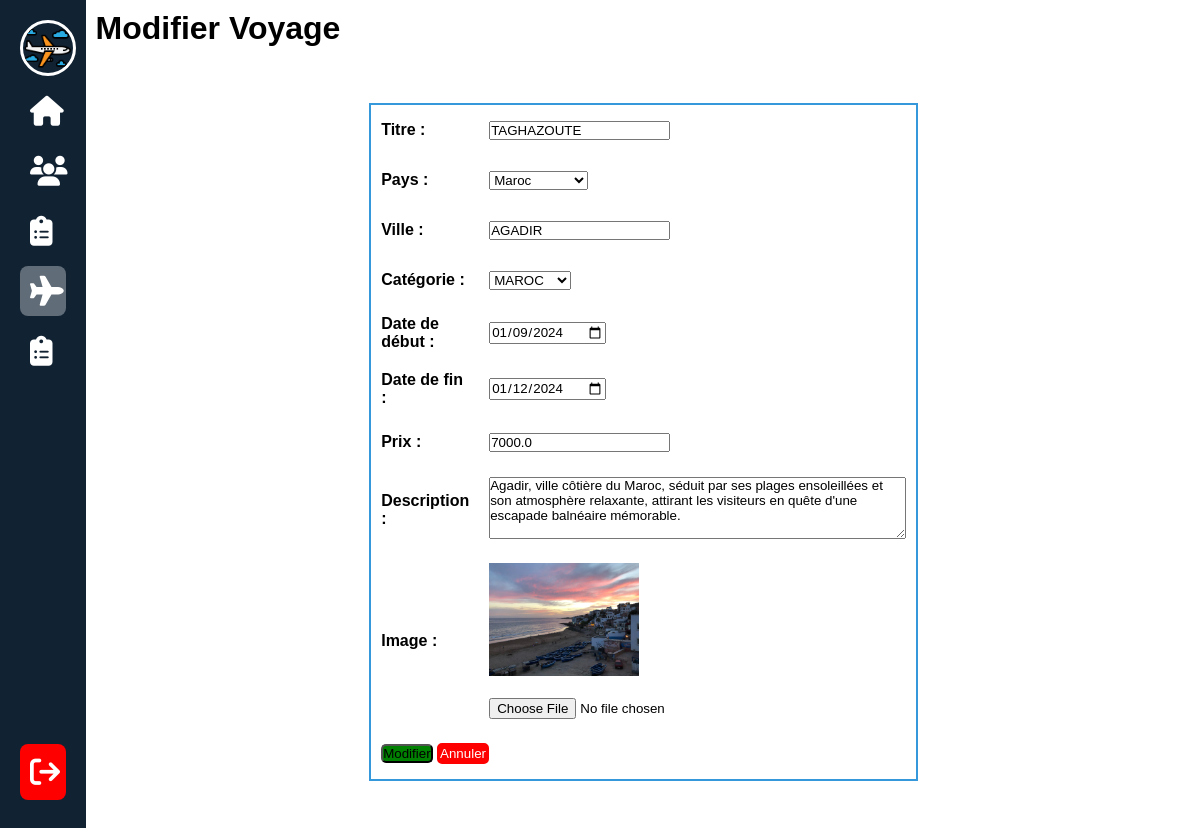
The app's page /ModifierVoyage/5/ (signed in) with its own data.
### vacance/models.py (models this page shows, shortened)
class Voyage(models.Model):
	categories=[
		("H","HAJJ"),
		("O","OMRA"),
		("A","ASIE"),
		("T","TURQUIE"),
		("M","MAROC"),
	]
	categorie = models.CharField(max_length=1, choices=categories)
	titre = models.CharField(max_length=30)
	pays = models.CharField(max_length=30)
	ville = models.CharField(max_length=30)
	date_debut=models.DateField(null=True, blank=True)
	date_fin=models.DateField(null=True, blank=True)
	prix=models.FloatField()
	description=models.TextField()
	image_de_voyage = models.ImageField(upload_to='static/images/voyages/', null=True, blank=True)

### vacance/views.py (the view, shortened to what this page needs)
# urls.py: path('ModifierVoyage/<int:id>/', views.ModifierVoyage, name='ModifierVoyage'),
@user_passes_test(lambda u: u.statut != 'Client', login_url='/voyage/')
def ModifierVoyage(request, id):
    voyage = get_object_or_404(Voyage, id=id)
    return render(request, 'vacance/ModifierVoyage.html', {'voyage': voyage})

### vacance/template/vacance/ModifierVoyage.html (shortened to what this page needs)
{% load static %}
<!DOCTYPE html>
<html>
    <head>
     <link rel="stylesheet" href="{% static 'css/dashu.css' %}">
     <link rel="stylesheet" href="https://cdnjs.cloudflare.com/ajax/libs/font-awesome/6.4.0/css/all.min.css">
    </head>
    <body>
        <body>
            <div class="menu">
                <ul>
                    <li class="profile">
                        <div class="img-box">
                          <img id='ico'  src="{% static 'images/avion.png' %}"></a>
                                </div>
                       </li>
                    <li>
                        <a href="{% url 'admine' %}">
                            <i class="fas fa-home"></i>
                        </a>
                    </li>
                    <li>
                        <a href="{% url 'dashuti' %}">
                            <i class="fas fa-users"></i>
                        </a>
                    </li>
                    <li>
                        <a href="{% url 'dashCom' %}">
                            <i class="fas fa-clipboard-list"></i>
                        </a>
                    </li>
                    <li>
                        <a href="{% url 'dashVoy' %}" class="active">
                            <i class="fas fa-plane"></i>
                        </a>
                    </li>
                    <li>
                        <a href="{% url 'dashProm' %}">
                            <i class="fas fa-clipboard-list"></i>
                        </a>
                    </li>
                    <li class="log-out">
                        <a href="{% url 'deconnexion' %}">
                            <i class="fas fa-sign-out"></i>
                        </a>
                    </li>
                </ul>
            </div>
            <div class="content">
                <h1>Modifier Voyage</h1>
                <div id="formulaireVoyage">
                    <form method="post" action="{% url 'ModifierVoyage' id=voyage.id %}" enctype="multipart/form-data">
                        <table id="formulaireTable">
                            <tr>
                                <th><label for="titre">Titre :</label></th>
                                <td><input type="text" id="titre" name="titre" value="{{ voyage.titre }}" required></td>
                            </tr>
                            <tr>
                                <th><label for="pays">Pays :</label></th>
                                <td>
                                    <select id="pays" name="pays" required>
                                        <option value="Maroc" {% if voyage.pays == "Maroc" %}selected{% endif %}>Maroc</option>
                                    </select>
                                </td>
                            </tr>
                            <tr>
                                <th><label for="ville">Ville :</label></th>
                                <td><input type="text" id="ville" name="ville" value="{{ voyage.ville }}" required></td>
                            </tr>
                            <tr>
                                <th><label for="categorie">Catégorie :</label></th>
                                <td>
                                    <select id="categorie" name="categorie" required>
                                        <option value="M" {% if voyage.categorie == "M" %}selected{% endif %}>MAROC</option>
                                    </select>
                                </td>
                            </tr>
                            <tr>
                                <th><label for="dateDebut">Date de début :</label></th>
                                <td><input type="date" id="dateDebut" name="dateDebut" class="dt" value="{{ voyage.date_debut|date:'Y-m-d' }}" required></td>
                            </tr>
                            <tr>
                                <th><label for="dateFin">Date de fin :</label></th>
                                <td><input type="date" id="dateFin" name="dateFin" class="dt" value="{{ voyage.date_fin|date:'Y-m-d' }}" required></td>
                            </tr>
                            <tr>
                                <th><label for="prix">Prix :</label></th>
                                <td><input type="text" id="prix" name="prix" value="{{ voyage.prix }}" required></td>
                            </tr>
                            <tr>
                                <th><label for="description">Description :</label></th>
                                <td><textarea id="description" name="description" rows="4" cols="50" required>{{ voyage.description }}</textarea></td>
                            </tr>
                            <tr>
                                <th><label for="image">Image :</label></th>
                            <td>
                               {% if voyage.image_de_voyage %}
                               <img src="{{ voyage.image_de_voyage.url }}" alt="image_de_voyage" id="a"><br><br>
                               {% endif %}
                               <input type="file" id="image" name="image" accept="image/*">
                            </td>
                            </tr>
                            <tr>
                                <td colspan="2">
                                    <input type="submit" value="Modifier" id="sub">
                                    <button type="button" onclick="annulerFormulaire()">Annuler</button>
                                </td>
                            </tr>
                    <br><br>
                </div>
            </div>
        </body>
</html>

### static/css/dashu.css (style rules this page uses)
* { padding: 0; margin: 0; color: white; font-family: sans-serif; }
body { background-color: #FFF; display: flex; min-height: 100vh; }
.img-box { width: 50px; height: 50px; border-radius: 50px; overflow: hidden; border: 3px solid white; flex-shrink: 0; }
.img-box img { width: 100%; }
.profile { display: flex; align-items: center; gap: 20px; }
.menu { background-color: #123; width: 50px; min-height: 100vh; padding: 20px; overflow: hidden; transition: 0.5s; }
ul { list-style: none; position: relative; height: 100%; }
.log-out a { background-color: red; }
ul li a { display: block; text-decoration: none; padding: 10px; margin: 10px 0; border-radius: 8px; display: flex; align-items: center; gap: 40px; transition: .5s; }
ul li a:hover, .active, .data-info .box:hover , td:hover { background-color: #ffffff55; }
.log-out { position: absolute; bottom: 10px; width: 100%; }
ul li a i { font-size: 30px; }
.content { width: 100%; margin: 10px; min-height: 100vh; overflow: auto; }

### vacance/template/vacance/ModifierVoyage.html (style rules this page uses)
h1 { margin-bottom: 20px; color:black; }
button { color:#FFF; background-color: red; border: red solid; border-radius: 5px; }
#formulaireVoyage { width: 50%; margin: 0 auto; }
#formulaireVoyage label { color: Black; }
#sub { background-color: green; border-radius: 5px; }
#formulaireTable { width: 90%; border-collapse: collapse; }
#formulaireTable th, #formulaireTable td { padding: 10px; border: #ddd; text-align: left; height:30px; }
table { border-collapse: collapse; border: 2px solid #3498db; }
#pays { color:black; }
.dt { color:black; }
input { color:black }
select { color:black; }
textarea { color:black; }
option { color :black; }
#a { max-width: 150px; max-height: 150px; }

### records on screen
Voyage: titre "TAGHAZOUTE", pays "Maroc", ville "AGADIR", categorie "MAROC", dateDebut "01/09/2024", dateFin "01/12/2024", prix "7000.0", description "Agadir, ville côtière du Maroc, séduit par ses plages ensoleillées et son atmosphère relaxante, attirant les visiteurs en quête d'une escapade balnéaire mémorable.", image_de_voyage (picture)
